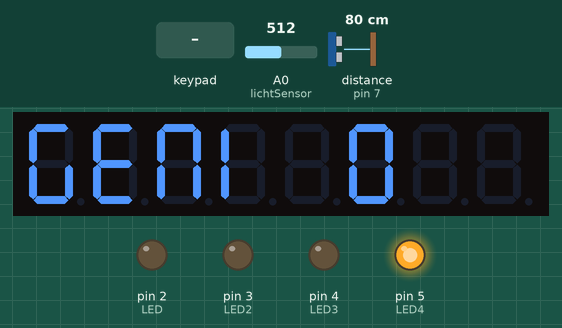
This sketch was run on a simulated Arduino Uno, built with avr-gcc and run on an emulated ATmega328P. Shown: 8-digit seven-segment display, output pins drawn as LEDs (lit = HIGH). Wiring (inferred from the names in the program): ultrasonic range finder: trigger pin 6; echo pin 7. Dashed ring = blinking. The test bench sets the inputs (shaded band); at power-on: distance to the obstacle (sensor on pin 7) 80 cm, A0 (lichtSensor) = 512. The echo pulse lasts 58.3 µs per cm; pins used as bus, display or sensor lines are not drawn; what the sketch prints to the serial monitor is not drawn.

Above: at 1.2 s.
1.3 s: key '2' pressed
At 2.5 s:
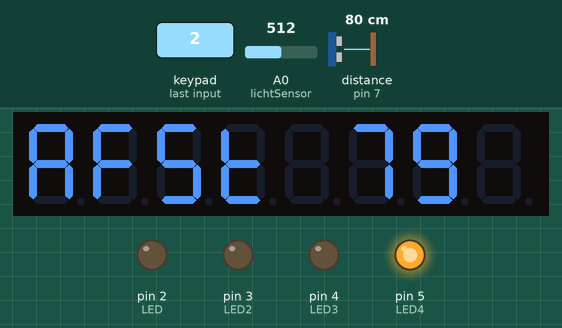
5.4 s: keypad keys 2 5 pressed 0.4 s apart
At 7.2 s:
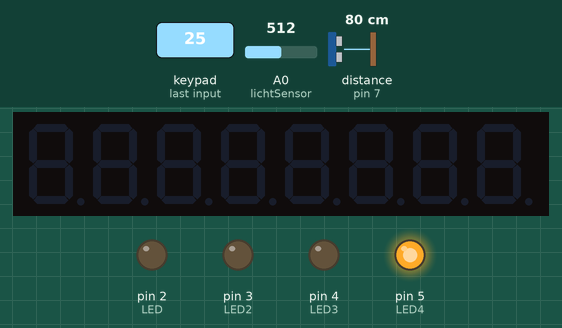
10.3 s: key '3' pressed
At 10.5 s:
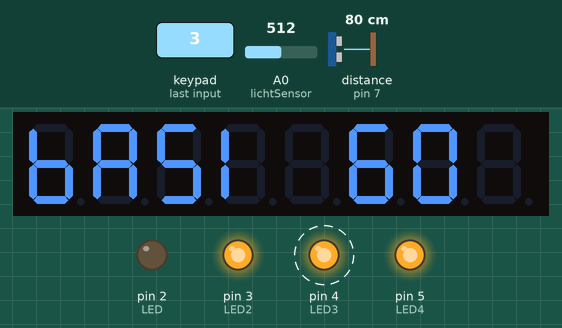
12.0 s: key '4' pressed
At 12.15 s:
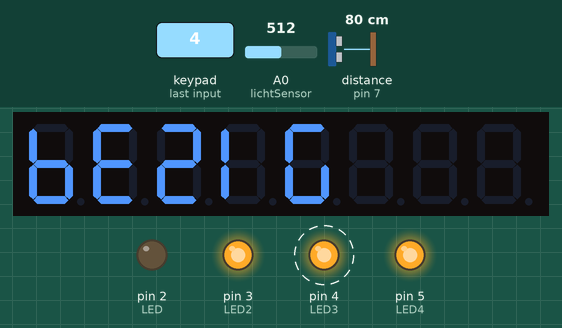
13.6 s: distance to the obstacle (sensor on pin 7) set to 7 cm
17.7 s: distance to the obstacle (sensor on pin 7) set to 4 cm
At 19.4 s:
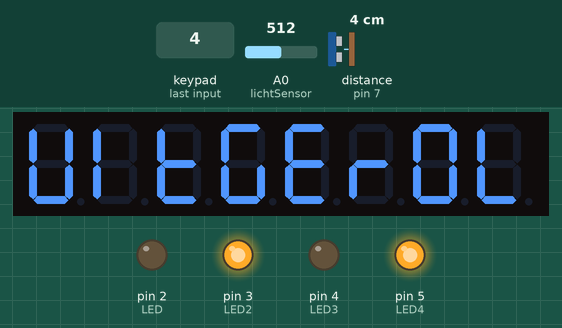
Timing chart, 0 to 20.9 s (numbered marks = the images above; inputs shaded):
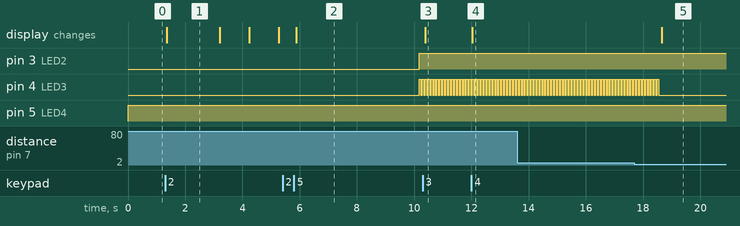

Measured:
- the behaviour switches between 6 and 5 cm on distance to the obstacle (sensor on pin 7) (found by bisection; images 4 and 5)
- after the input at 1.3 s, the display: changes after 0.05 s (image 1)
- after the input at 5.4 s, the display: changes after 0.49 s (image 2)
- after the input at 10.3 s, the display: changes after 0.09 s (image 3)
- after the input at 12.0 s, the display: changes at once (image 4)
- after the input at 17.7 s, pin 4 (LED3): goes on until 18.6 s, then stays LOW; the display: changes after 0.95 s (image 5)
- what the display in image 1 shows lasts 1.9 s, from 1.3 s to 3.2 s

The sketch:

Lichtsensor.ino
```cpp
#include <TM1638.h>

const int LED = 2;
const int LED2 = 3;
const int LED3 = 4;
const int LED4 = 5;
const int trig = 6;
const int echo = 7;
const int diopin = 8;
const int stbpin = 9;
const int clkpin = 10;
const int lichtSensor = A0;

TM1638 module(diopin, clkpin, stbpin);

int basisLichtwaarde = 60;
int ingerold = 0;
int uitgerold = 0;
int afstand = 30;
int tijdLichtwaarde = 0;
int gemLichtwaarde = 0;
int inuitrollen = 0;
int autonoom = 0;
int loopteller = 0;
int moduleSet = 0;
int lichtwaarde = 0;
int i = 0;

int buttons = 0;
int startValue = 0;
int buttonPressed = 1;
int dataOnScreen = 0;
int buttonChanged = 0;
int isError = 0;
int incOrDec = 0;
int incOrDecPressed = 0;
int autonoomPressed = 0;
int maxRoll = 50;
String gemLichtwaardeString = "";
String distance = "";
String basis = "";

void setup() {

  Serial.begin(9600);
  pinMode(LED, OUTPUT);
  pinMode(LED2, OUTPUT);
  pinMode(LED3, OUTPUT);
  pinMode(LED4, OUTPUT);
  pinMode(trig, OUTPUT);
  pinMode(echo, INPUT);
  digitalWrite(LED, LOW);
  digitalWrite(LED2, LOW);
  digitalWrite(LED3, LOW);
  digitalWrite(LED4, LOW);
}


void loop() {
  command_naar_centrale("baseLichtwaarde", basisLichtwaarde);
  command_naar_centrale("rollStatus", ingerold ? 1 : (uitgerold ? 2 : 0));
  command_naar_centrale("maxRoll", maxRoll);

  loopteller++;

  if (autonoom == 0) {
    digitalWrite(LED4, HIGH);
  }
  else if (autonoom == 1) {
    digitalWrite(LED4, LOW);
  }

  if (module.getButtons() > 0 && module.getButtons() != buttonPressed) {
    module.clearDisplay();
    if (module.getButtons() == 64 && autonoom == 0) {
      basisLichtwaarde--;
      buttonPressed = 4;
    }
    else if (module.getButtons() == 128 && autonoom == 0) {
      basisLichtwaarde++;
      buttonPressed = 4;
    }
    else {
      buttonPressed = module.getButtons();
    }
  }
  if (buttonPressed == 1) {
    gemLichtwaardeString = String(gemLichtwaarde);
    module.clearDisplay();
    module.setDisplayToString("GEMI " + gemLichtwaardeString);
  }

  if (buttonPressed == 2) {
    if (isError == 1) {
      module.clearDisplay();
      module.setDisplayToString("ERROR");
    }
    else if (isError == 0) {
      distance = String(afstand);
      module.clearDisplay();
      module.setDisplayToString("AFST " + distance);
    }
  }
  if (buttonPressed == 4) {
    basis = String(basisLichtwaarde);
    module.clearDisplay();
    module.setDisplayToString("BASI " + basis);
  }
  if (buttonPressed == 8) {
    if (ingerold == 1) {
      module.clearDisplay();
      module.setDisplayToString("INGEROLD");
    }
    else if (uitgerold == 1) {
      module.clearDisplay();
      module.setDisplayToString("UITGEROLD");
    }
    else if (inuitrollen == 1) {
      module.clearDisplay();
      module.setDisplayToString("BEZIG");
    }
    else {
      module.clearDisplay();
      module.setDisplayToString("METEN");
    }
  }

  if (loopteller % 10 == 1) { //elke 1s
    berekenAfstand();
  }

  if (autonoom == 0) {
    int sensorInput = analogRead(lichtSensor);
    lichtwaarde = sensorInput / 5;

    i++;
    tijdLichtwaarde += lichtwaarde;
    if (i == 100) {
      gemLichtwaarde = (tijdLichtwaarde / 100);
      tijdLichtwaarde = 0;
      i = 0;
      command_naar_centrale("lichtwaarde", gemLichtwaarde);
    }
    // licht hoog, uitrollen
    if (gemLichtwaarde > basisLichtwaarde && uitgerold == 0 && gemLichtwaarde != 0) {
      uitrollen();
    }

    // licht laag, inrollen
    if (gemLichtwaarde <= basisLichtwaarde && ingerold == 0 && gemLichtwaarde != 0) {
      inrollen();
    }
  }

  if (ingerold == 1) {
    digitalWrite(LED, HIGH);
    digitalWrite(LED3, LOW);
  }
  else if (uitgerold == 1) {
    digitalWrite(LED2, HIGH);
    digitalWrite(LED3, LOW);
  }

  if (inuitrollen == 1) {
    delay (50);
  }
  else {
    delay(100);
  }
}

void berekenAfstand() {
  digitalWrite(trig, LOW);
  digitalWrite(trig, HIGH);
  delayMicroseconds( 10 );
  digitalWrite(trig, LOW);

  int looptijd = pulseIn(echo, HIGH);

  afstand = (looptijd / 2) * 0.0343;
  if (afstand < 0) {
    afstand = 0;
  }
  if (afstand == 0) {
    isError = 1;
  }
  if (afstand > 0) {
    isError = 0;
  }
}

void inrollen() {
  uitgerold = 0;
  inuitrollen = 1;
  digitalWrite(LED2, LOW);
  digitalWrite(LED, HIGH);
  digitalWrite(LED3, HIGH);
  delay(50);
  digitalWrite(LED3, LOW);
  if (afstand > maxRoll && afstand != 0) {
    ingerold = 1;
    inuitrollen = 0;
  }
}

void uitrollen() {
  inuitrollen = 1;
  ingerold = 0;
  digitalWrite(LED, LOW);
  digitalWrite(LED2, HIGH);
  digitalWrite(LED3, HIGH);
  delay(50);
  digitalWrite(LED3, LOW);
  if (afstand < 5 && afstand != 0) {
    uitgerold = 1;
    inuitrollen = 0;
  }
}

void command_naar_centrale(String cmd, int data) {
  String commandString = cmd + " " + data;

  Serial.write(commandString.length());
  Serial.print(commandString);
}

void binnenCommand() {
  String cmd = "";
  bool cmdDone = false;
  String dataString = "";

  while (Serial.available()) {
    char inChar = (char)Serial.read();

    if ((String) inChar == " ") {
      cmdDone = true;
      continue;
    }
    if (!cmdDone) {
      cmd += inChar;
    } else {
      dataString += inChar;
    }
  }

  processCommand(cmd, dataString.toInt());
}

void processCommand(String cmd, int data) {
  if (cmd == "incBase") {
    basisLichtwaarde++;
  }
  if (cmd == "decBase") {
    basisLichtwaarde--;
  }
  if (cmd == "incMaxRoll") {
    maxRoll++;
  }
  if (cmd == "decMaxRoll") {
    maxRoll--;
  }
  if (cmd == "rollIn") {
    if (uitgerold == 1) {
      inrollen();
    }
  }
  if (cmd == "rollOut") {
    if (ingerold == 1) {
      uitrollen();
    }
  }
  if (cmd == "autonoom") {
    if (inuitrollen == 0) {
      autonoom = data;
      command_naar_centrale("autonoomPressed", autonoom);
    }
  }
}
```
